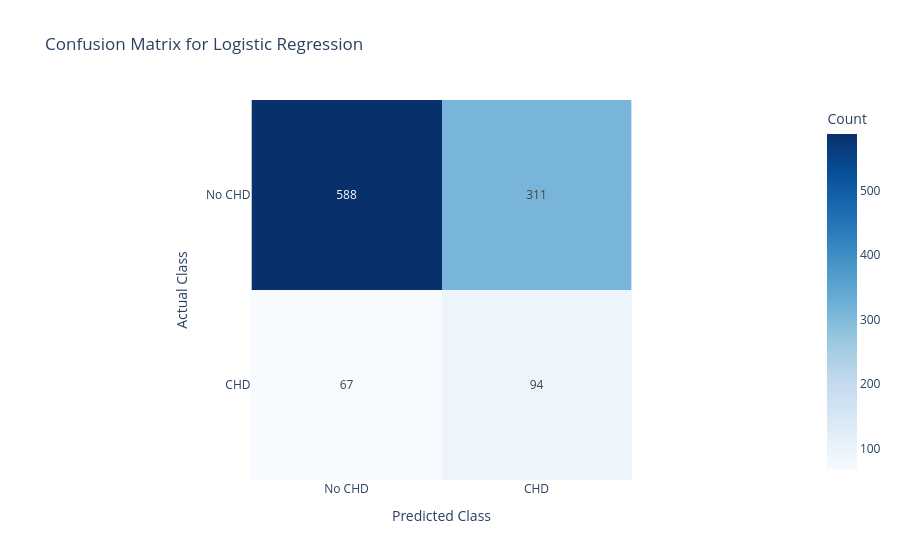

Source (notebook cell):
### Markdown cell above
## 12. Residuals and How to Visualize It (for Classification)

In regression, residuals are the differences between observed and predicted values. In classification, the concept of "residuals" is less direct. Instead, we typically analyze:
*   **Misclassifications**: Instances where the predicted class does not match the true class.
*   **Prediction Probabilities**: The model's confidence in its predictions.

Analyzing these helps us understand *why* the model makes errors and where it struggles.

### Visualizing "Residuals" in Classification

1.  **Confusion Matrix**: This is the most direct way to visualize classification errors. It shows the counts of true positives (TP), true negatives (TN), false positives (FP), and false negatives (FN).
2.  **ROC Curve**: Visualizes the trade-off between the True Positive Rate (Recall) and False Positive Rate at various classification thresholds.
3.  **Predicted Probabilities Distribution**: Plots the distribution of predicted probabilities for each class, showing how well-separated the classes are in terms of model confidence. Overlapping distributions suggest confusion.

### How to Compare Metrics and Suggest Improvements

From the Confusion Matrix, we can derive Precision, Recall, and F1-score.
*   **High FP (False Positives)**: Model predicts CHD, but no CHD. Could be costly in terms of unnecessary further tests/anxiety. To reduce FP, we might increase the classification threshold (require higher probability for positive prediction) or use models that are more conservative in positive predictions. Look for features that might be leading to over-prediction of CHD.
*   **High FN (False Negatives)**: Model predicts no CHD, but actual CHD. This is often more critical in medical diagnosis (missing a disease). To reduce FN, we might lower the classification threshold (easier to predict positive) or use models with higher recall. Investigate cases where the model missed CHD - are there specific feature patterns?

We'll visualize the confusion matrix and ROC curve for the best-performing model.

### Code cell
if results:
    logging.info("Visualizing classification 'residuals' (errors) and ROC curve.")
    
    # Choose the best model based on F1-Score (or ROC-AUC)
    best_model_name = max(results, key=lambda k: results[k]['f1_score'] if 'error' not in results[k] else -1)
    best_metrics = results[best_model_name]
    
    if 'error' not in best_metrics:
        print(f"\n--- Visualizing 'Residuals' for {best_model_name} ---")

        # 1. Confusion Matrix
        cm = confusion_matrix(y_test, best_metrics['y_pred'])
        cm_df = pd.DataFrame(cm, index=['Actual 0', 'Actual 1'], columns=['Predicted 0', 'Predicted 1'])

        fig_cm = px.imshow(cm, text_auto=True, color_continuous_scale='Blues',
                           labels=dict(x="Predicted Class", y="Actual Class", color="Count"),
                           x=['No CHD', 'CHD'], y=['No CHD', 'CHD'],
                           title=f'Confusion Matrix for {best_model_name}')
        fig_cm.update_layout(xaxis_title="Predicted Class", yaxis_title="Actual Class")
        fig_cm.show()
        logging.info(f"Displayed Confusion Matrix for {best_model_name}.")

        # Explanation:
        # - Top-left: True Negatives (Correctly predicted no CHD)
        # - Top-right: False Positives (Incorrectly predicted CHD)
        # - Bottom-left: False Negatives (Incorrectly predicted no CHD)
        # - Bottom-right: True Positives (Correctly predicted CHD)
        # This matrix helps us see where the model makes errors. For instance, a high value in the bottom-left indicates many missed CHD cases (FNs), which is often undesirable in medical contexts.

        # 2. ROC Curve
        fpr, tpr, thresholds = roc_curve(y_test, best_metrics['y_prob'])
        fig_roc = go.Figure()
        fig_roc.add_trace(go.Scatter(x=fpr, y=tpr, mode='lines', name=f'{best_model_name} (AUC = {best_metrics["roc_auc"]:.2f})'))
        fig_roc.add_trace(go.Scatter(x=[0, 1], y=[0, 1], mode='lines', name='Random Classifier', line=dict(dash='dash', color='red')))
        fig_roc.update_layout(title=f'ROC Curve for {best_model_name}',
                              xaxis_title='False Positive Rate',
                              yaxis_title='True Positive Rate')
        fig_roc.show()
        logging.info(f"Displayed ROC Curve for {best_model_name}.")

        # Explanation:
        # The ROC curve plots the True Positive Rate (TPR) against the False Positive Rate (FPR) at various threshold settings. The Area Under the Curve (AUC) provides a single value summary of the curve. A curve that bows more towards the top-left corner indicates better performance. An AUC of 1.0 is perfect, while 0.5 is equivalent to random guessing.

        # How to improve metrics:
        # - If Recall is low (many FNs):
        #     - Try different class imbalance handling techniques (e.g., different SMOTE parameters, undersampling majority, cost-sensitive learning).
        #     - Re-evaluate feature selection: Are there missing features that could help identify positive cases?
        #     - Adjust model threshold: Lowering the classification threshold will increase recall but might decrease precision.
        # - If Precision is low (many FPs):
        #     - Increase classification threshold.
        #     - Feature engineering: Add features that better distinguish true positives from false positives.
        #     - Collect more data for the minority class if possible.
        # - General Improvements:
        #     - Try more complex models or ensemble methods.
        #     - Perform more extensive hyperparameter tuning.
        #     - Investigate misclassified samples in detail to find patterns.
    else:
        logging.warning(f"Skipping residual visualization for {best_model_name} due to prior error.")
else:
    logging.error("No models were evaluated. Cannot visualize 'residuals'.")

### Figure 1 — Plotly figure (JSON) as saved in the notebook; plotly's stock layout.template omitted (floating-point values rounded to 4 significant figures)
{"data": [{"coloraxis": "coloraxis", "hovertemplate": "Predicted Class: %{x}<br>Actual Class: %{y}<br>Count: %{z}<extra></extra>", "name": "0", "texttemplate": "%{z}", "type": "heatmap", "x": ["No CHD", "CHD"], "xaxis": "x", "y": ["No CHD", "CHD"], "yaxis": "y", "z": [[588, 311], [67, 94]]}], "layout": {"coloraxis": {"colorbar": {"title": {"text": "Count"}}, "colorscale": [[0, "rgb(247,251,255)"], [0.125, "rgb(222,235,247)"], [0.25, "rgb(198,219,239)"], [0.375, "rgb(158,202,225)"], [0.5, "rgb(107,174,214)"], [0.625, "rgb(66,146,198)"], [0.75, "rgb(33,113,181)"], [0.875, "rgb(8,81,156)"], [1, "rgb(8,48,107)"]]}, "title": {"text": "Confusion Matrix for Logistic Regression"}, "xaxis": {"anchor": "y", "constrain": "domain", "domain": [0, 1], "scaleanchor": "y", "title": {"text": "Predicted Class"}}, "yaxis": {"anchor": "x", "autorange": "reversed", "constrain": "domain", "domain": [0, 1], "title": {"text": "Actual Class"}}}}
